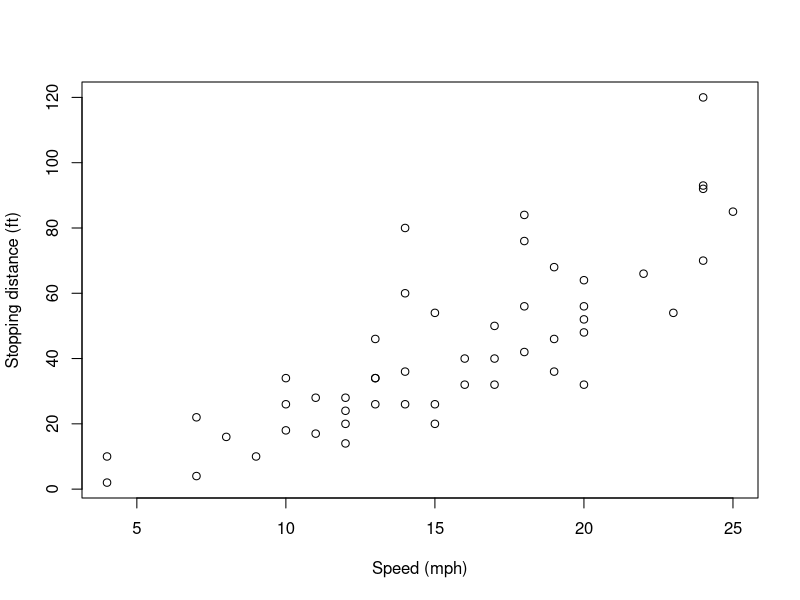
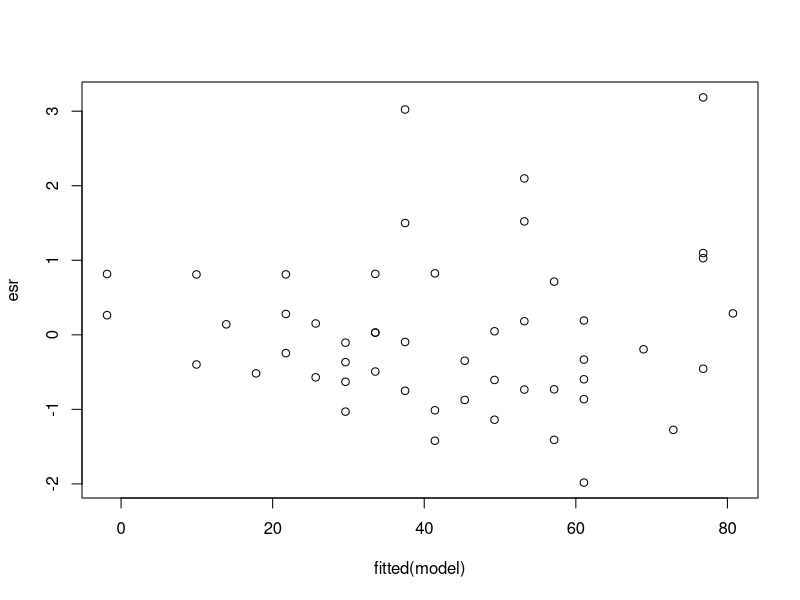
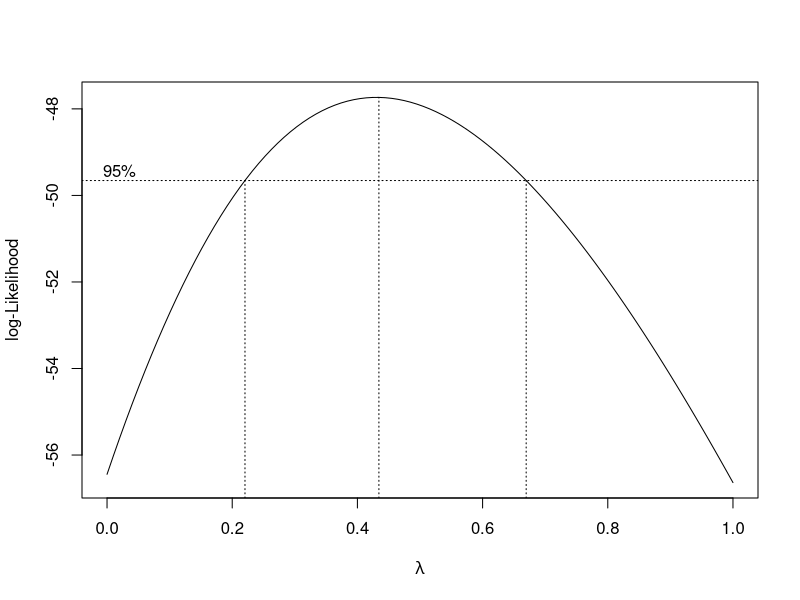
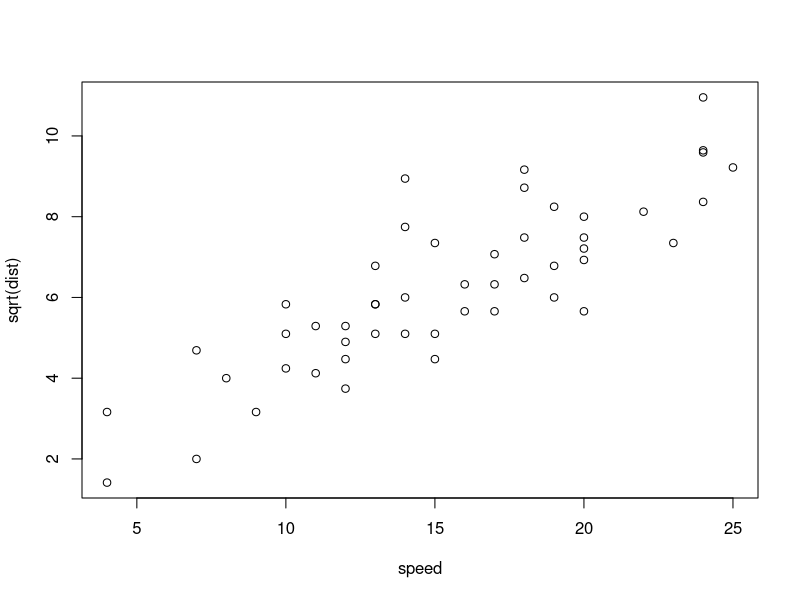
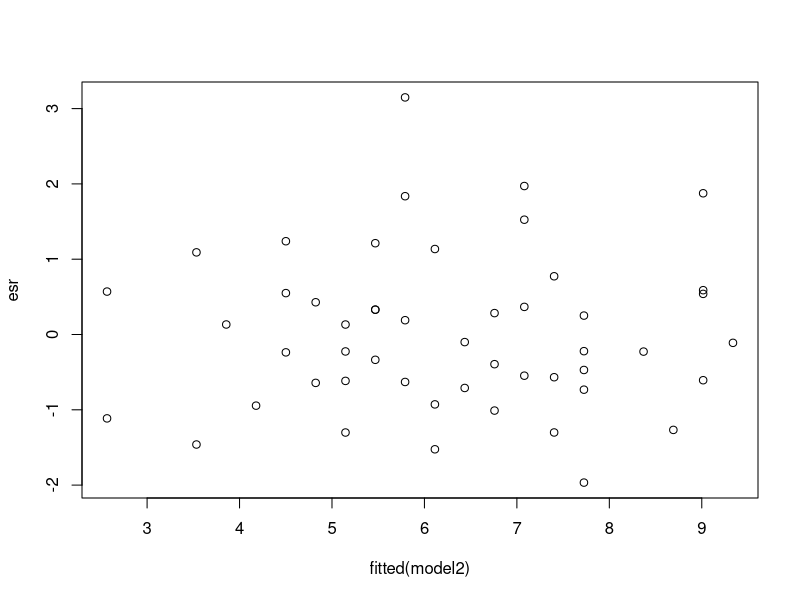
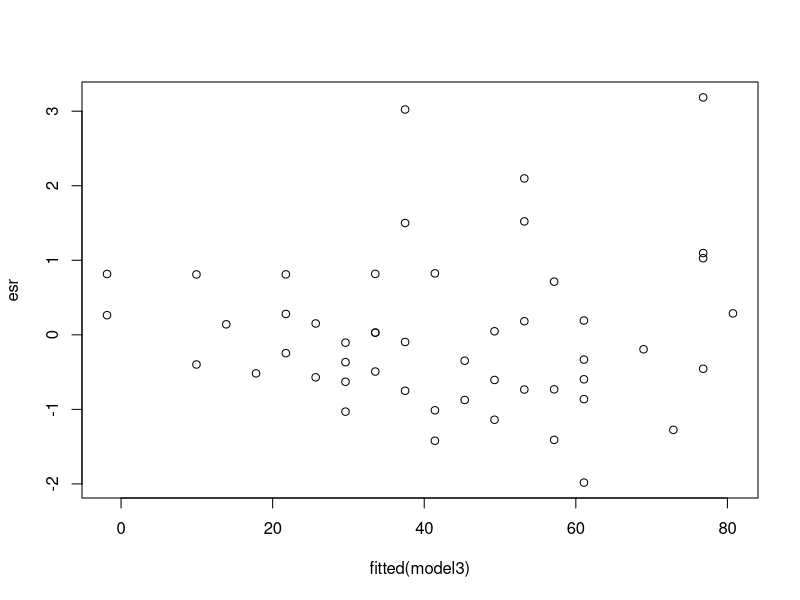
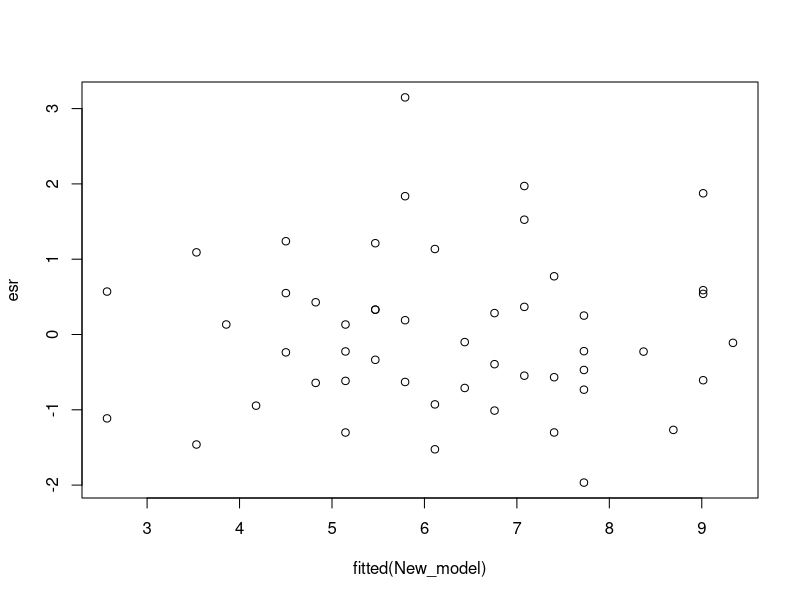
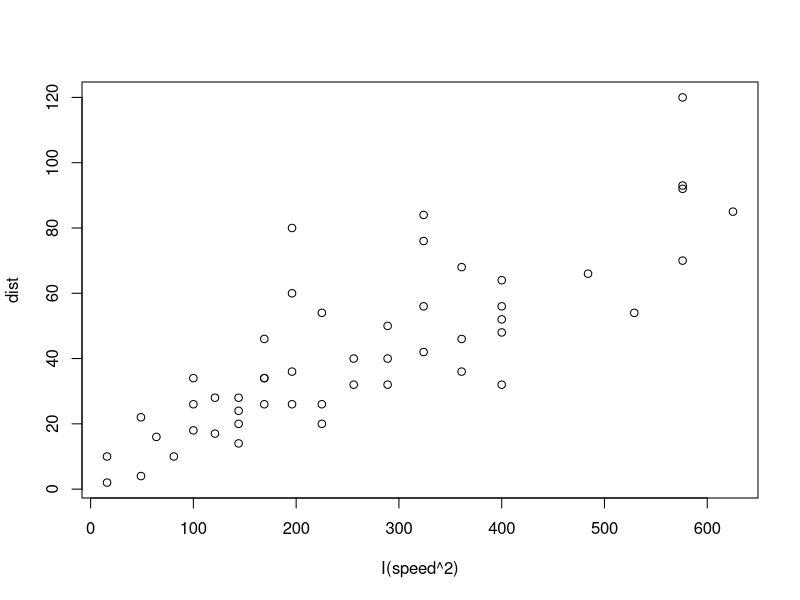

Write R code to recreate these figures, in order.
#-----------------------------------#
#--- Box-Cox Transformation in R ---#
#-----------------------------------#


# We'll use a data set built into R called "cars"
# Speed and Stopping Distances of Cars from the 1920s.
#Step 1:  plot the data
plot(dist ~ speed, data = cars, xlab = "Speed (mph)", ylab = "Stopping distance (ft)")

#Step 2:  OLS using the lm function
model = lm(dist~speed,data=cars)
summary(model)

library(MASS)
?studres
esr <- studres(model)  #extract the externally studentized residuals
plot(esr ~ fitted(model))


library(MASS)
bc = boxcox(lm(dist~speed,data=cars),lambda=seq(0,1,by=.1))
lambda<-bc$x[which.max(bc$y)]

?boxcox

# based on the box-cox transform results, let's try taking the square root of the distnace as our response vaiable
plot(sqrt(dist) ~ speed, data = cars)

model2 = lm(sqrt(dist)~speed,data=cars)
summary(model2)
esr <- studres(model2)  #extract the externally studentized residuals
plot(esr ~ fitted(model2))

model3 = lm(dist~speed^2,data=cars)
summary(model3)
esr <- studres(model3)  #extract the externally studentized residuals
plot(esr ~ fitted(model3))




# Alternate approach: add new columns to the data set
New_cars <- cbind(cars, sqrt(cars$dist)) #add a third column to the data set
names(New_cars)[3] <- "Yprime" # Name the third column
New_model = lm(Yprime~speed,data=New_cars)
summary(New_model)

esr <- studres(New_model)  #extract the externally studentized residuals
plot(esr ~ fitted(New_model))

plot(dist ~ I(speed^2), data=cars)
